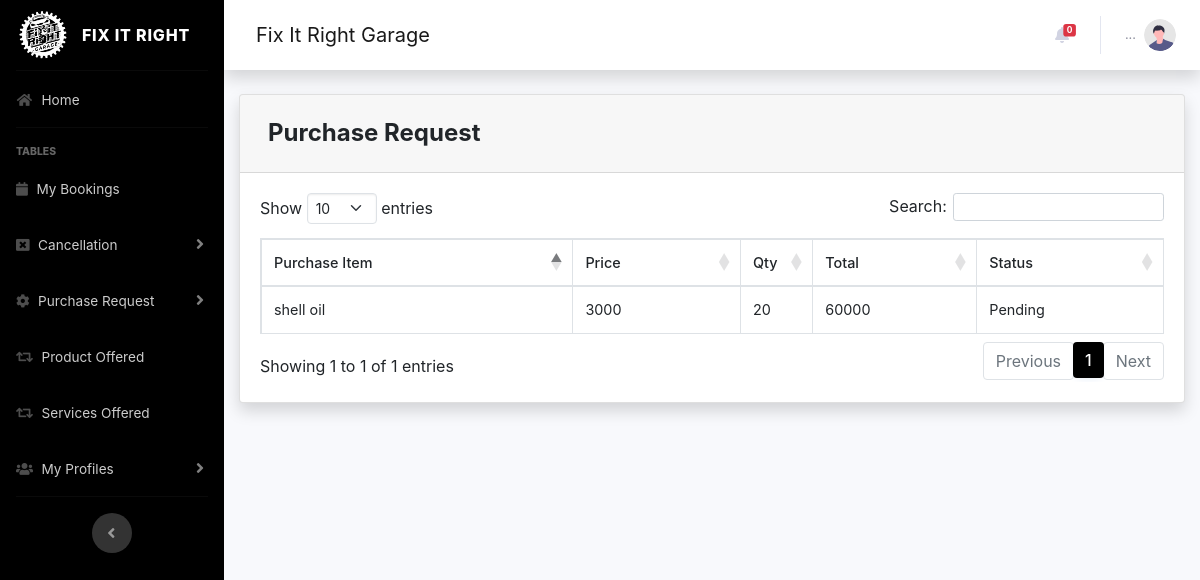
The app's page /pages/client/purchase-request.php (signed in) with its own data.
### tables this page shows
CREATE TABLE `parts_table` (
  `item_id` int(64) NOT NULL,
  `item_name` varchar(255) NOT NULL,
  `item_category` varchar(255) NOT NULL,
  `item_price` int(64) NOT NULL,
  `item_amount` int(64) NOT NULL,
  `item_total` int(64) NOT NULL,
  `item_total_pending` int(64) NOT NULL,
  `item_status` varchar(254) NOT NULL,
  `item_buyer` varchar(255) NOT NULL,
  `item_car_id` int(64) NOT NULL,
  `item_transaction_id` int(64) NOT NULL,
  `item_user_id` int(64) NOT NULL,
  `dt` date NOT NULL DEFAULT current_timestamp(),
  `item_transaction_sched` date DEFAULT NULL,
  `item_product_id` varchar(255) NOT NULL,
  `pendingtotal` int(64) NOT NULL,
  `pendingamount` int(64) NOT NULL
);

### pages/client/purchase-request.php (the view, shortened to what this page needs)
<?php
  include 'process/session.php';
     $result= $con->query($sqlquery);
     while($row = $result->fetch_assoc()) {
        $temp_type = $row['user_type'];
      }
?>
<!doctype html>
<html lang="en-US">
<head>
  </head>
<body>
            <div class="card shadow mb-4">
               <?php
                     if ($temp_type == "admin") { ?>
                       <div class="card-header py-3">
              <h4 class="m-2 font-weight-bold">Order Request&nbsp;</h4>
            </div>
            <div class="card-body">
                        <div class="table-responsive">
                <table class="table table-bordered" id="dataTable" width="100%" cellspacing="0">
                  <thead>
                        <tr>
                          <th>Buyer</th>
                          <th>Ordered Item</th>
                          <th>Price</th>
                          <th width="8%">Qty</th>
                          <th>Total</th>
                          <th>Status</th>
                          <th width="15%">Action</th>
                        </tr>
                     </thead>
                    <tbody>
                <?php
                        $query = "SELECT * FROM parts_table  WHERE item_status = 'Pending';";
                        $result = mysqli_query($con, $query) or die (mysqli_error($db));
                        while ($row = mysqli_fetch_assoc($result)) {
                           $tempprice = $row['item_price'];
                          $temptotal = $row['item_total'];
                        echo '<tr>';
                        echo '<td>'. $row['item_buyer'].'</td>';
                        echo '<td>'. $row['item_name'].'</td>';
                        echo '<td>';echo number_format($tempprice,'2');echo'</td>';
                        echo '<td>'. $row['item_amount'].'</td>';
                        echo '<td>';echo number_format($temptotal,'2');echo'</td>';
                        echo '<td>'. $row['item_status'].'</td>';
                            echo '<td align="center"> <div class="btn-group">
                              <a type="button" class="btn btn-danger" href="view/purchase-details.php?editId='.$row['item_id'] . '"><i class="fas fa-fw fa-list-alt"></i> Details</a>
                          </div> </td>';
                        echo '</tr> ';
                        }
                    ?>
                    </tbody>
                </table>
              </div>
                       <?php } else { ?>
                         <div class="card-header py-3">
              <h4 class="m-2 font-weight-bold">Purchase Request&nbsp;</h4>
            </div>
            <div class="card-body">
          <div class="table-responsive">
                <table class="table table-bordered" id="dataTable" width="100%" cellspacing="0">
                  <thead>
                        <tr>
                          <th>Purchase Item</th>
                          <th>Price</th>
                          <th width="8%">Qty</th>
                          <th>Total</th>
                          <th>Status</th>
                        </tr>
                     </thead>
                    <tbody>
                <?php
                      $query = "SELECT * FROM parts_table WHERE item_user_id = '$tempcode' AND item_status = 'Pending';";
                        $result = mysqli_query($con, $query) or die (mysqli_error($db));
                        while ($row = mysqli_fetch_assoc($result)) {
                        echo '<tr>';
                        echo '<td>'. $row['item_name'].'</td>';
                        echo '<td>'. $row['item_price'].'</td>';
                        echo '<td>'. $row['item_amount'].'</td>';
                        echo '<td>'. $row['item_total_pending'].'</td>';
                        echo '<td>'. $row['item_status'].'</td>';
                        echo '</tr> ';
                        }
                    ?>
                    </tbody>
                </table>
              </div>
                        <?php } ?>
            </div>
          </div>
 </body>
</html>
<?php
include ('footer.php');
?>

### pages/client/footer.php (style rules this page uses)
body { font-family: 'Poppins', sans-serif; }

### records on screen
parts_table: item_name "shell oil", item_price "3000", item_amount "20", item_total_pending "60000", item_status "Pending"

### other values on screen
$nummy2 "0"
